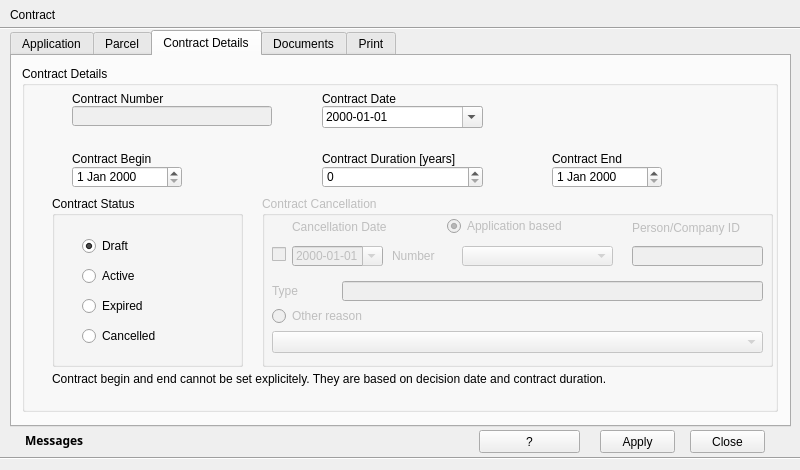
<?xml version="1.0" encoding="UTF-8"?>
<ui version="4.0">
 <class>ContractSpaDialog</class>
 <widget class="QDialog" name="ContractSpaDialog">
  <property name="geometry">
   <rect>
    <x>0</x>
    <y>0</y>
    <width>800</width>
    <height>470</height>
   </rect>
  </property>
  <property name="minimumSize">
   <size>
    <width>800</width>
    <height>470</height>
   </size>
  </property>
  <property name="maximumSize">
   <size>
    <width>800</width>
    <height>470</height>
   </size>
  </property>
  <property name="windowTitle">
   <string>Dialog</string>
  </property>
  <property name="windowIcon">
   <iconset>
    <normaloff>../../../.designer/backup/icons/contract.png</normaloff>../../../.designer/backup/icons/contract.png</iconset>
  </property>
  <widget class="Line" name="line">
   <property name="geometry">
    <rect>
     <x>0</x>
     <y>20</y>
     <width>801</width>
     <height>16</height>
    </rect>
   </property>
   <property name="orientation">
    <enum>Qt::Horizontal</enum>
   </property>
  </widget>
  <widget class="Line" name="line_2">
   <property name="geometry">
    <rect>
     <x>0</x>
     <y>450</y>
     <width>801</width>
     <height>16</height>
    </rect>
   </property>
   <property name="orientation">
    <enum>Qt::Horizontal</enum>
   </property>
  </widget>
  <widget class="QLabel" name="label">
   <property name="geometry">
    <rect>
     <x>10</x>
     <y>7</y>
     <width>151</width>
     <height>16</height>
    </rect>
   </property>
   <property name="text">
    <string>Contract</string>
   </property>
  </widget>
  <widget class="QTabWidget" name="tab_widget">
   <property name="geometry">
    <rect>
     <x>10</x>
     <y>30</y>
     <width>781</width>
     <height>397</height>
    </rect>
   </property>
   <property name="currentIndex">
    <number>2</number>
   </property>
   <widget class="QWidget" name="tab">
    <attribute name="title">
     <string>Application</string>
    </attribute>
    <widget class="QGroupBox" name="application_groupbox">
     <property name="geometry">
      <rect>
       <x>10</x>
       <y>10</y>
       <width>756</width>
       <height>151</height>
      </rect>
     </property>
     <property name="title">
      <string>Search</string>
     </property>
     <widget class="QLineEdit" name="enter_application_num_edit">
      <property name="geometry">
       <rect>
        <x>40</x>
        <y>51</y>
        <width>241</width>
        <height>20</height>
       </rect>
      </property>
     </widget>
     <widget class="QLineEdit" name="found_edit">
      <property name="geometry">
       <rect>
        <x>40</x>
        <y>101</y>
        <width>241</width>
        <height>20</height>
       </rect>
      </property>
     </widget>
     <widget class="QPushButton" name="search_button">
      <property name="geometry">
       <rect>
        <x>310</x>
        <y>50</y>
        <width>75</width>
        <height>23</height>
       </rect>
      </property>
      <property name="text">
       <string>Search</string>
      </property>
     </widget>
     <widget class="QPushButton" name="accept_button">
      <property name="geometry">
       <rect>
        <x>310</x>
        <y>100</y>
        <width>75</width>
        <height>23</height>
       </rect>
      </property>
      <property name="text">
       <string>Accept</string>
      </property>
     </widget>
     <widget class="QLabel" name="label_2">
      <property name="geometry">
       <rect>
        <x>40</x>
        <y>35</y>
        <width>250</width>
        <height>13</height>
       </rect>
      </property>
      <property name="text">
       <string>Enter Application Number</string>
      </property>
     </widget>
     <widget class="QLabel" name="label_37">
      <property name="geometry">
       <rect>
        <x>40</x>
        <y>85</y>
        <width>250</width>
        <height>13</height>
       </rect>
      </property>
      <property name="text">
       <string>Found:</string>
      </property>
     </widget>
    </widget>
    <widget class="QGroupBox" name="groupBox_16">
     <property name="geometry">
      <rect>
       <x>10</x>
       <y>180</y>
       <width>756</width>
       <height>171</height>
      </rect>
     </property>
     <property name="title">
      <string>Assigned Parcel</string>
     </property>
     <widget class="QLineEdit" name="application_this_contract_based_edit">
      <property name="enabled">
       <bool>false</bool>
      </property>
      <property name="geometry">
       <rect>
        <x>40</x>
        <y>50</y>
        <width>291</width>
        <height>20</height>
       </rect>
      </property>
     </widget>
     <widget class="QPushButton" name="unassign_button">
      <property name="geometry">
       <rect>
        <x>430</x>
        <y>48</y>
        <width>200</width>
        <height>23</height>
       </rect>
      </property>
      <property name="text">
       <string>Unassign</string>
      </property>
     </widget>
     <widget class="QLabel" name="label_31">
      <property name="geometry">
       <rect>
        <x>40</x>
        <y>35</y>
        <width>259</width>
        <height>13</height>
       </rect>
      </property>
      <property name="text">
       <string>Application this contract is based on</string>
      </property>
     </widget>
     <widget class="QLineEdit" name="application_type_edit">
      <property name="enabled">
       <bool>false</bool>
      </property>
      <property name="geometry">
       <rect>
        <x>40</x>
        <y>120</y>
        <width>691</width>
        <height>20</height>
       </rect>
      </property>
     </widget>
     <widget class="QLabel" name="label_40">
      <property name="geometry">
       <rect>
        <x>40</x>
        <y>105</y>
        <width>259</width>
        <height>13</height>
       </rect>
      </property>
      <property name="text">
       <string>Application type</string>
      </property>
     </widget>
    </widget>
   </widget>
   <widget class="QWidget" name="tab_2">
    <attribute name="title">
     <string>Parcel</string>
    </attribute>
    <widget class="QGroupBox" name="groupBox">
     <property name="geometry">
      <rect>
       <x>10</x>
       <y>10</y>
       <width>756</width>
       <height>341</height>
      </rect>
     </property>
     <property name="title">
      <string>Parcel Details</string>
     </property>
     <widget class="QLabel" name="label_14">
      <property name="geometry">
       <rect>
        <x>20</x>
        <y>300</y>
        <width>721</width>
        <height>16</height>
       </rect>
      </property>
      <property name="text">
       <string>Parcel details will be populated automatically once an application was selected in the previous tab.</string>
      </property>
     </widget>
     <widget class="QTableWidget" name="assigned_parcel_twidget">
      <property name="geometry">
       <rect>
        <x>13</x>
        <y>30</y>
        <width>731</width>
        <height>221</height>
       </rect>
      </property>
      <column>
       <property name="text">
        <string>Parcel ID</string>
       </property>
      </column>
      <column>
       <property name="text">
        <string>Area</string>
       </property>
      </column>
      <column>
       <property name="text">
        <string>Land use type</string>
       </property>
      </column>
     </widget>
    </widget>
   </widget>
   <widget class="QWidget" name="tab_3">
    <attribute name="title">
     <string>Contract Details</string>
    </attribute>
    <widget class="QGroupBox" name="groupBox_2">
     <property name="geometry">
      <rect>
       <x>10</x>
       <y>10</y>
       <width>756</width>
       <height>346</height>
      </rect>
     </property>
     <property name="title">
      <string>Contract Details</string>
     </property>
     <widget class="QLineEdit" name="contract_num_edit">
      <property name="enabled">
       <bool>false</bool>
      </property>
      <property name="geometry">
       <rect>
        <x>50</x>
        <y>40</y>
        <width>200</width>
        <height>20</height>
       </rect>
      </property>
     </widget>
     <widget class="QLabel" name="label_15">
      <property name="geometry">
       <rect>
        <x>50</x>
        <y>25</y>
        <width>171</width>
        <height>16</height>
       </rect>
      </property>
      <property name="text">
       <string>Contract Number</string>
      </property>
     </widget>
     <widget class="QLabel" name="label_16">
      <property name="geometry">
       <rect>
        <x>50</x>
        <y>85</y>
        <width>241</width>
        <height>16</height>
       </rect>
      </property>
      <property name="text">
       <string>Contract Begin</string>
      </property>
     </widget>
     <widget class="QLabel" name="label_19">
      <property name="geometry">
       <rect>
        <x>300</x>
        <y>25</y>
        <width>200</width>
        <height>16</height>
       </rect>
      </property>
      <property name="text">
       <string>Contract Date</string>
      </property>
     </widget>
     <widget class="QLabel" name="label_20">
      <property name="geometry">
       <rect>
        <x>300</x>
        <y>85</y>
        <width>200</width>
        <height>16</height>
       </rect>
      </property>
      <property name="text">
       <string>Contract Duration [years]</string>
      </property>
     </widget>
     <widget class="QLabel" name="label_22">
      <property name="geometry">
       <rect>
        <x>530</x>
        <y>85</y>
        <width>200</width>
        <height>16</height>
       </rect>
      </property>
      <property name="text">
       <string>Contract End</string>
      </property>
     </widget>
     <widget class="QDateEdit" name="contract_date">
      <property name="geometry">
       <rect>
        <x>300</x>
        <y>40</y>
        <width>161</width>
        <height>22</height>
       </rect>
      </property>
      <property name="displayFormat">
       <string>yyyy-MM-dd</string>
      </property>
      <property name="calendarPopup">
       <bool>true</bool>
      </property>
     </widget>
     <widget class="QGroupBox" name="status_groupbox">
      <property name="geometry">
       <rect>
        <x>30</x>
        <y>130</y>
        <width>191</width>
        <height>171</height>
       </rect>
      </property>
      <property name="title">
       <string>Contract Status</string>
      </property>
      <widget class="QRadioButton" name="draft_rbutton">
       <property name="geometry">
        <rect>
         <x>30</x>
         <y>40</y>
         <width>151</width>
         <height>20</height>
        </rect>
       </property>
       <property name="text">
        <string>Draft</string>
       </property>
       <property name="checked">
        <bool>true</bool>
       </property>
       <attribute name="buttonGroup">
        <string notr="true">contract_status_groupbox</string>
       </attribute>
      </widget>
      <widget class="QRadioButton" name="active_rbutton">
       <property name="geometry">
        <rect>
         <x>30</x>
         <y>70</y>
         <width>200</width>
         <height>20</height>
        </rect>
       </property>
       <property name="text">
        <string>Active</string>
       </property>
       <attribute name="buttonGroup">
        <string notr="true">contract_status_groupbox</string>
       </attribute>
      </widget>
      <widget class="QRadioButton" name="expired_rbutton">
       <property name="geometry">
        <rect>
         <x>30</x>
         <y>100</y>
         <width>146</width>
         <height>20</height>
        </rect>
       </property>
       <property name="text">
        <string>Expired</string>
       </property>
       <attribute name="buttonGroup">
        <string notr="true">contract_status_groupbox</string>
       </attribute>
      </widget>
      <widget class="QRadioButton" name="cancelled_rbutton">
       <property name="geometry">
        <rect>
         <x>30</x>
         <y>130</y>
         <width>151</width>
         <height>20</height>
        </rect>
       </property>
       <property name="text">
        <string>Cancelled</string>
       </property>
       <attribute name="buttonGroup">
        <string notr="true">contract_status_groupbox</string>
       </attribute>
      </widget>
     </widget>
     <widget class="QGroupBox" name="contract_cancellation_groupbox">
      <property name="enabled">
       <bool>false</bool>
      </property>
      <property name="geometry">
       <rect>
        <x>240</x>
        <y>130</y>
        <width>511</width>
        <height>171</height>
       </rect>
      </property>
      <property name="title">
       <string>Contract Cancellation</string>
      </property>
      <widget class="QDateEdit" name="cancelation_date">
       <property name="enabled">
        <bool>false</bool>
       </property>
       <property name="geometry">
        <rect>
         <x>30</x>
         <y>50</y>
         <width>91</width>
         <height>20</height>
        </rect>
       </property>
       <property name="displayFormat">
        <string>yyyy-MM-dd</string>
       </property>
       <property name="calendarPopup">
        <bool>true</bool>
       </property>
      </widget>
      <widget class="QLabel" name="label_23">
       <property name="geometry">
        <rect>
         <x>30</x>
         <y>21</y>
         <width>200</width>
         <height>20</height>
        </rect>
       </property>
       <property name="text">
        <string>Cancellation Date</string>
       </property>
      </widget>
      <widget class="QRadioButton" name="application_based_rbutton">
       <property name="geometry">
        <rect>
         <x>185</x>
         <y>20</y>
         <width>200</width>
         <height>20</height>
        </rect>
       </property>
       <property name="sizePolicy">
        <sizepolicy hsizetype="Minimum" vsizetype="Fixed">
         <horstretch>0</horstretch>
         <verstretch>0</verstretch>
        </sizepolicy>
       </property>
       <property name="text">
        <string>Application based</string>
       </property>
       <property name="checked">
        <bool>true</bool>
       </property>
       <attribute name="buttonGroup">
        <string notr="true">cancellation_reason_groupbox</string>
       </attribute>
      </widget>
      <widget class="QComboBox" name="app_number_cbox">
       <property name="enabled">
        <bool>false</bool>
       </property>
       <property name="geometry">
        <rect>
         <x>200</x>
         <y>50</y>
         <width>151</width>
         <height>20</height>
        </rect>
       </property>
      </widget>
      <widget class="QLabel" name="label_24">
       <property name="geometry">
        <rect>
         <x>130</x>
         <y>52</y>
         <width>66</width>
         <height>16</height>
        </rect>
       </property>
       <property name="text">
        <string>Number</string>
       </property>
      </widget>
      <widget class="QLineEdit" name="type_edit">
       <property name="enabled">
        <bool>false</bool>
       </property>
       <property name="geometry">
        <rect>
         <x>80</x>
         <y>85</y>
         <width>421</width>
         <height>20</height>
        </rect>
       </property>
      </widget>
      <widget class="QLabel" name="label_25">
       <property name="geometry">
        <rect>
         <x>10</x>
         <y>87</y>
         <width>66</width>
         <height>16</height>
        </rect>
       </property>
       <property name="text">
        <string>Type</string>
       </property>
      </widget>
      <widget class="QComboBox" name="other_reason_cbox">
       <property name="enabled">
        <bool>false</bool>
       </property>
       <property name="geometry">
        <rect>
         <x>10</x>
         <y>135</y>
         <width>491</width>
         <height>22</height>
        </rect>
       </property>
      </widget>
      <widget class="QRadioButton" name="other_reason_rbutton">
       <property name="geometry">
        <rect>
         <x>10</x>
         <y>110</y>
         <width>200</width>
         <height>20</height>
        </rect>
       </property>
       <property name="text">
        <string>Other reason</string>
       </property>
       <attribute name="buttonGroup">
        <string notr="true">cancellation_reason_groupbox</string>
       </attribute>
      </widget>
      <widget class="QCheckBox" name="cancellation_date_check_box">
       <property name="geometry">
        <rect>
         <x>10</x>
         <y>50</y>
         <width>16</width>
         <height>16</height>
        </rect>
       </property>
       <property name="text">
        <string/>
       </property>
      </widget>
      <widget class="QLineEdit" name="person_id_edit">
       <property name="enabled">
        <bool>false</bool>
       </property>
       <property name="geometry">
        <rect>
         <x>370</x>
         <y>50</y>
         <width>131</width>
         <height>20</height>
        </rect>
       </property>
      </widget>
      <widget class="QLabel" name="label_30">
       <property name="geometry">
        <rect>
         <x>370</x>
         <y>24</y>
         <width>131</width>
         <height>16</height>
        </rect>
       </property>
       <property name="text">
        <string>Person/Company ID</string>
       </property>
      </widget>
     </widget>
     <widget class="QLabel" name="label_26">
      <property name="geometry">
       <rect>
        <x>30</x>
        <y>305</y>
        <width>721</width>
        <height>16</height>
       </rect>
      </property>
      <property name="text">
       <string>Contract begin and end cannot be set explicitely. They are based on decision date and contract duration.</string>
      </property>
     </widget>
     <widget class="QLabel" name="error_label">
      <property name="geometry">
       <rect>
        <x>30</x>
        <y>325</y>
        <width>711</width>
        <height>16</height>
       </rect>
      </property>
      <property name="text">
       <string/>
      </property>
     </widget>
     <widget class="QDateEdit" name="contract_begin_date">
      <property name="geometry">
       <rect>
        <x>50</x>
        <y>100</y>
        <width>110</width>
        <height>22</height>
       </rect>
      </property>
     </widget>
     <widget class="QDateEdit" name="contract_end_date">
      <property name="geometry">
       <rect>
        <x>530</x>
        <y>100</y>
        <width>110</width>
        <height>22</height>
       </rect>
      </property>
     </widget>
     <widget class="QSpinBox" name="duration_sbox">
      <property name="geometry">
       <rect>
        <x>300</x>
        <y>100</y>
        <width>161</width>
        <height>22</height>
       </rect>
      </property>
     </widget>
    </widget>
   </widget>
   <widget class="QWidget" name="tab_13">
    <attribute name="title">
     <string>Documents</string>
    </attribute>
    <widget class="QGroupBox" name="documents_groupbox">
     <property name="geometry">
      <rect>
       <x>10</x>
       <y>10</y>
       <width>756</width>
       <height>341</height>
      </rect>
     </property>
     <property name="title">
      <string>Contracts Documents</string>
     </property>
     <widget class="QTableWidget" name="doc_twidget">
      <property name="geometry">
       <rect>
        <x>20</x>
        <y>59</y>
        <width>700</width>
        <height>271</height>
       </rect>
      </property>
      <property name="editTriggers">
       <set>QAbstractItemView::NoEditTriggers</set>
      </property>
      <attribute name="horizontalHeaderCascadingSectionResizes">
       <bool>false</bool>
      </attribute>
      <attribute name="horizontalHeaderDefaultSectionSize">
       <number>120</number>
      </attribute>
      <attribute name="horizontalHeaderHighlightSections">
       <bool>false</bool>
      </attribute>
      <attribute name="verticalHeaderCascadingSectionResizes">
       <bool>false</bool>
      </attribute>
      <column>
       <property name="text">
        <string>Provided</string>
       </property>
      </column>
      <column>
       <property name="text">
        <string>Type</string>
       </property>
      </column>
      <column>
       <property name="text">
        <string>Name</string>
       </property>
      </column>
      <column>
       <property name="text">
        <string>Open</string>
       </property>
      </column>
      <column>
       <property name="text">
        <string>Remove</string>
       </property>
      </column>
      <column>
       <property name="text">
        <string>View</string>
       </property>
      </column>
     </widget>
     <widget class="QPushButton" name="load_doc_button">
      <property name="geometry">
       <rect>
        <x>304</x>
        <y>29</y>
        <width>171</width>
        <height>23</height>
       </rect>
      </property>
      <property name="text">
       <string>Load Document</string>
      </property>
     </widget>
     <widget class="QLabel" name="label_32">
      <property name="geometry">
       <rect>
        <x>22</x>
        <y>14</y>
        <width>261</width>
        <height>16</height>
       </rect>
      </property>
      <property name="text">
       <string>Document Path</string>
      </property>
     </widget>
     <widget class="QLineEdit" name="document_path_edit">
      <property name="geometry">
       <rect>
        <x>21</x>
        <y>30</y>
        <width>261</width>
        <height>20</height>
       </rect>
      </property>
      <property name="readOnly">
       <bool>true</bool>
      </property>
     </widget>
    </widget>
   </widget>
   <widget class="QWidget" name="tab_14">
    <attribute name="title">
     <string>Print</string>
    </attribute>
    <widget class="QGroupBox" name="groupBox_20">
     <property name="geometry">
      <rect>
       <x>10</x>
       <y>10</y>
       <width>756</width>
       <height>341</height>
      </rect>
     </property>
     <property name="title">
      <string>Print</string>
     </property>
     <widget class="QPushButton" name="print_contract_button">
      <property name="geometry">
       <rect>
        <x>80</x>
        <y>60</y>
        <width>261</width>
        <height>23</height>
       </rect>
      </property>
      <property name="text">
       <string>Print Contract</string>
      </property>
     </widget>
     <widget class="QPushButton" name="print_certificate_button">
      <property name="geometry">
       <rect>
        <x>80</x>
        <y>110</y>
        <width>261</width>
        <height>23</height>
       </rect>
      </property>
      <property name="text">
       <string>Print Certificate</string>
      </property>
     </widget>
     <widget class="QPushButton" name="print_soil_qual_pass_edit">
      <property name="geometry">
       <rect>
        <x>80</x>
        <y>160</y>
        <width>261</width>
        <height>23</height>
       </rect>
      </property>
      <property name="text">
       <string>Print Soil Quality Passport</string>
      </property>
     </widget>
     <widget class="QComboBox" name="print_officer_cbox">
      <property name="geometry">
       <rect>
        <x>360</x>
        <y>110</y>
        <width>211</width>
        <height>22</height>
       </rect>
      </property>
     </widget>
     <widget class="QCheckBox" name="is_sign_checkbox">
      <property name="geometry">
       <rect>
        <x>360</x>
        <y>60</y>
        <width>361</width>
        <height>17</height>
       </rect>
      </property>
      <property name="text">
       <string>whether to sign the chief</string>
      </property>
     </widget>
     <widget class="QCheckBox" name="pdf_checkbox">
      <property name="geometry">
       <rect>
        <x>110</x>
        <y>30</y>
        <width>161</width>
        <height>17</height>
       </rect>
      </property>
      <property name="text">
       <string>*.pdf print</string>
      </property>
     </widget>
    </widget>
   </widget>
  </widget>
  <widget class="QPushButton" name="apply_button">
   <property name="geometry">
    <rect>
     <x>600</x>
     <y>430</y>
     <width>75</width>
     <height>23</height>
    </rect>
   </property>
   <property name="text">
    <string>Apply</string>
   </property>
  </widget>
  <widget class="QPushButton" name="close_button">
   <property name="geometry">
    <rect>
     <x>690</x>
     <y>430</y>
     <width>75</width>
     <height>23</height>
    </rect>
   </property>
   <property name="text">
    <string>Close</string>
   </property>
  </widget>
  <widget class="QPushButton" name="help_button">
   <property name="geometry">
    <rect>
     <x>479</x>
     <y>430</y>
     <width>101</width>
     <height>23</height>
    </rect>
   </property>
   <property name="text">
    <string>?</string>
   </property>
  </widget>
  <widget class="QLabel" name="status_label">
   <property name="geometry">
    <rect>
     <x>25</x>
     <y>430</y>
     <width>441</width>
     <height>21</height>
    </rect>
   </property>
   <property name="font">
    <font>
     <family>Century Gothic</family>
     <weight>75</weight>
     <bold>true</bold>
    </font>
   </property>
   <property name="text">
    <string>Messages</string>
   </property>
  </widget>
 </widget>
 <tabstops>
  <tabstop>tab_widget</tabstop>
  <tabstop>enter_application_num_edit</tabstop>
  <tabstop>search_button</tabstop>
  <tabstop>found_edit</tabstop>
  <tabstop>accept_button</tabstop>
  <tabstop>application_this_contract_based_edit</tabstop>
  <tabstop>application_type_edit</tabstop>
  <tabstop>unassign_button</tabstop>
  <tabstop>help_button</tabstop>
  <tabstop>apply_button</tabstop>
  <tabstop>close_button</tabstop>
  <tabstop>contract_num_edit</tabstop>
  <tabstop>contract_date</tabstop>
  <tabstop>draft_rbutton</tabstop>
  <tabstop>active_rbutton</tabstop>
  <tabstop>expired_rbutton</tabstop>
  <tabstop>cancelled_rbutton</tabstop>
  <tabstop>cancellation_date_check_box</tabstop>
  <tabstop>cancelation_date</tabstop>
  <tabstop>application_based_rbutton</tabstop>
  <tabstop>app_number_cbox</tabstop>
  <tabstop>type_edit</tabstop>
  <tabstop>other_reason_rbutton</tabstop>
  <tabstop>other_reason_cbox</tabstop>
  <tabstop>print_contract_button</tabstop>
  <tabstop>print_certificate_button</tabstop>
  <tabstop>print_soil_qual_pass_edit</tabstop>
 </tabstops>
 <resources>
  <include location="resources_pasture.qrc"/>
 </resources>
 <connections/>
 <buttongroups>
  <buttongroup name="cancellation_reason_groupbox"/>
  <buttongroup name="contract_status_groupbox"/>
 </buttongroups>
</ui>
